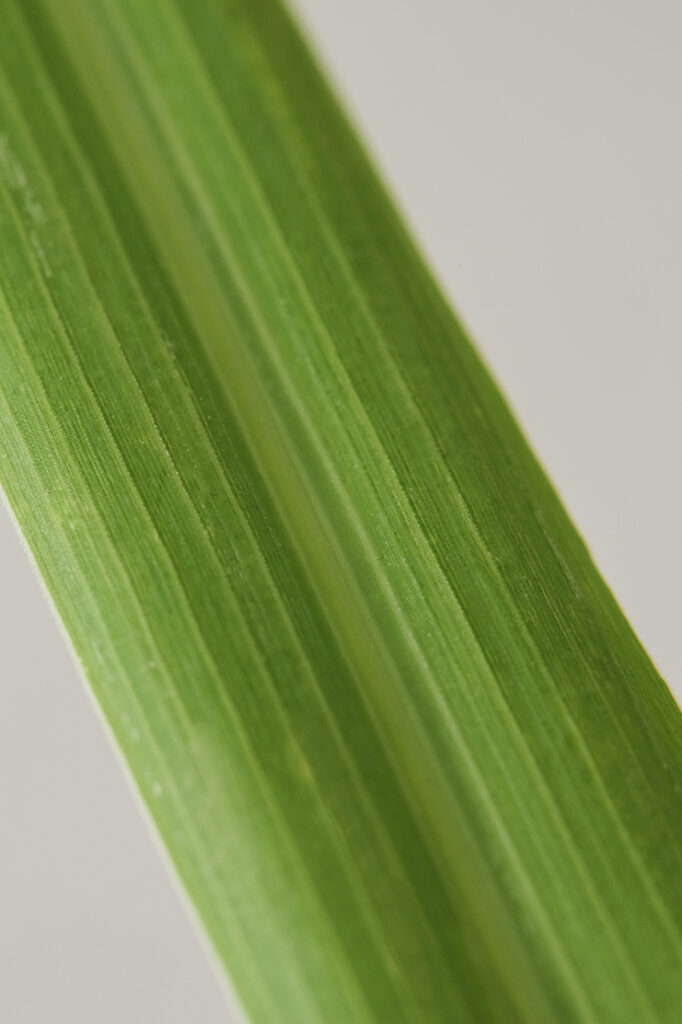
#> input picture data/local_acceptance_inputs/healthy rice leaf.jpg, 682 x 1024 px
$ python -i find_near_duplicates.py   (imports and definitions only)
#> lines starting #> are read from the running program, lines starting #| are printed output that depends on the picture; after the words box and inside, x2 and y2 are one past the last pixel; in counts of white or black regions, pixels touching at a corner belong together
#> further down, picture is the input picture: shape (1024, 682, 3); mean B, G, R 90.7, 150, 132
"""Screen the dataset for exact and near-duplicate images.

Phase 1 deliverable (PRD §10: "Check for duplicate or near-duplicate images
before splitting. Never allow an original image and an altered copy of it to
appear across both training and testing.").

A coarse average-hash is not reliable on this dataset (all images share a
similar leaf-on-paper composition), so this script combines independent
signals and flags only pairs that agree:

1. MD5 of the file bytes            -> exact duplicates
2. dHash (16x16, 256-bit)           -> structural similarity
3. HSV histogram correlation        -> colour similarity
4. SSIM on a 256x256 grey canvas    -> pixel-level similarity
5. ORB + RANSAC homography inliers  -> "same scene, resized/cropped" evidence

Every pair is verified with ORB (not only prefiltered ones), because several
same-leaf pairs in this dataset are differently framed and have low SSIM.

Outputs:
- data/processed/near_duplicates.csv        screened pairs with metrics
- data/processed/near_duplicate_summary.json
- data/processed/near_duplicate_review.png  contact sheet for manual adjudication

Usage (from the repository root)::

    python scripts/find_near_duplicates.py
"""

from __future__ import annotations

import csv
import json
from pathlib import Path

import cv2
import numpy as np

REPO_ROOT = Path(__file__).resolve().parents[1]
RAW_DIR = REPO_ROOT / "data" / "raw" / "rice_leaf_diseases"
PROCESSED_DIR = REPO_ROOT / "data" / "processed"
CSV_PATH = PROCESSED_DIR / "near_duplicates.csv"
SUMMARY_PATH = PROCESSED_DIR / "near_duplicate_summary.json"
SHEET_PATH = PROCESSED_DIR / "near_duplicate_review.png"

IMAGE_SUFFIXES = {".jpg", ".jpeg", ".png", ".webp"}

HASH_SIZE = 16  # dHash grid -> 16x16 -> 256 bits
CANVAS = 256
ORB_FEATURES = 400

# A pair is written to the CSV only if it shows at least weak evidence.
REPORT_HAMMING = 30
REPORT_HIST = 0.95
REPORT_SSIM = 0.85
REPORT_ORB_INLIERS = 4

# Candidate (needs manual adjudication). Calibrated against hand-verified pairs:
# every confirmed duplicate in this dataset meets at least one of these.
CANDIDATE_HAMMING = 10
CANDIDATE_ORB_INLIERS = 5
CANDIDATE_ORB_RATIO = 0.80
CANDIDATE_SSIM = 0.97
CANDIDATE_HIST = 0.98

FIELDNAMES = [
    "path_a",
    "path_b",
    "label_a",
    "label_b",
    "same_class",
    "dhash_hamming",
    "hist_correlation",
    "ssim",
    "orb_keypoints_a",
    "orb_keypoints_b",
    "orb_matches",
    "orb_inliers",
    "orb_inlier_ratio",
    "verdict",
]


# [15 lines left out: functions iter_images, dhash, not called in this run]


def hamming(a: np.ndarray, b: np.ndarray) -> int:
    return int(np.unpackbits(np.bitwise_xor(a, b)).sum())


def hsv_histogram(bgr: np.ndarray) -> np.ndarray:
    hsv = cv2.cvtColor(bgr, cv2.COLOR_BGR2HSV)
#> hsv: shape (1024, 682, 3); mean H, S, V 34.5, 118, 150.8
    hist = cv2.calcHist([hsv], [0, 1], None, [32, 32], [0, 180, 0, 256])
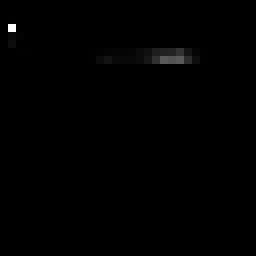
#> hist: shape (32, 32) float32 (shown 8 times larger); min 0, max 178632, mean 682; drawn with min black and max white
    cv2.normalize(hist, hist, alpha=1.0, beta=0.0, norm_type=cv2.NORM_L1)
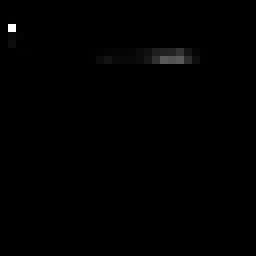
#> hist: shape (32, 32) float32 (shown 8 times larger); 14.94% of pixels changed, all inside (x1, y1, x2, y2) = (0, 0, 31, 32); drawn with min black and max white
    return hist


# [257 lines left out: functions ssim, orb_inliers, verdict_for, is_reportable, contact_sheet, main, not called in this run]


# [2 lines not run here, left out]

>>> import cv2
>>> picture = cv2.imread('../data/local_acceptance_inputs/healthy rice leaf.jpg')
>>> result = hsv_histogram(picture)
